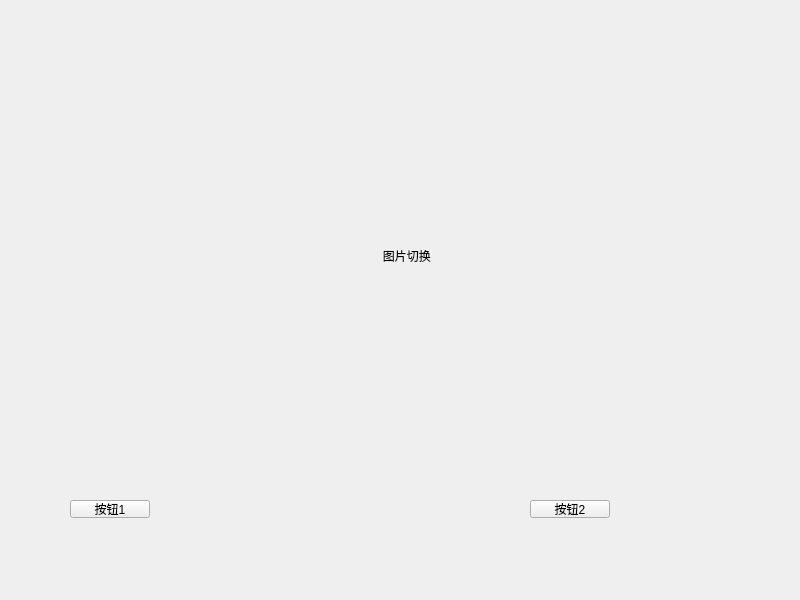
<?xml version="1.0" encoding="UTF-8"?>
<ui version="4.0">
 <class>Widget</class>
 <widget class="QWidget" name="Widget">
  <property name="geometry">
   <rect>
    <x>0</x>
    <y>0</y>
    <width>800</width>
    <height>600</height>
   </rect>
  </property>
  <property name="windowTitle">
   <string>Widget</string>
  </property>
  <widget class="QPushButton" name="pushButton">
   <property name="geometry">
    <rect>
     <x>70</x>
     <y>500</y>
     <width>80</width>
     <height>18</height>
    </rect>
   </property>
   <property name="text">
    <string>按钮1</string>
   </property>
  </widget>
  <widget class="QPushButton" name="pushButton_2">
   <property name="geometry">
    <rect>
     <x>530</x>
     <y>500</y>
     <width>80</width>
     <height>18</height>
    </rect>
   </property>
   <property name="text">
    <string>按钮2</string>
   </property>
  </widget>
  <widget class="QLabel" name="label">
   <property name="geometry">
    <rect>
     <x>20</x>
     <y>20</y>
     <width>721</width>
     <height>471</height>
    </rect>
   </property>
   <property name="text">
    <string>                                                                                                             图片切换</string>
   </property>
  </widget>
 </widget>
 <resources/>
 <connections/>
</ui>
